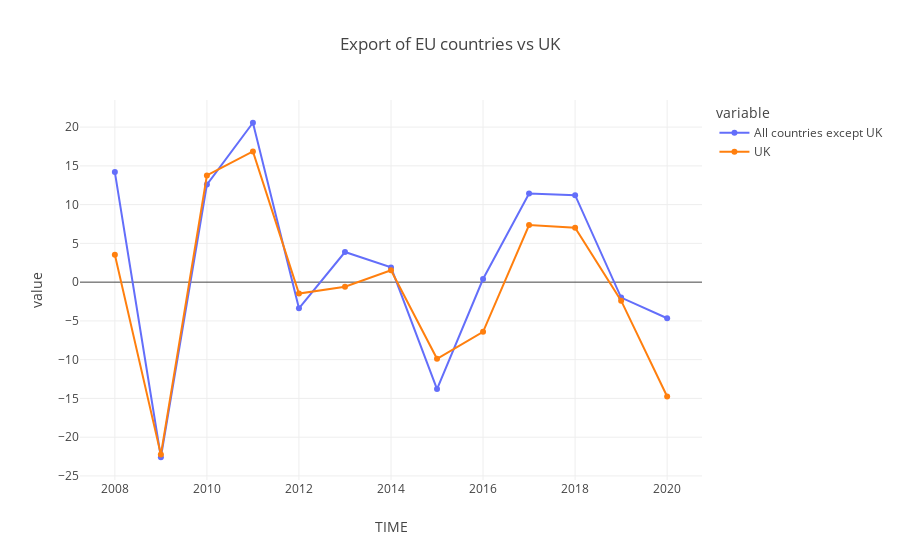

Notebook source saved alongside this figure:
### Code cell
#dataframe: export EU countries vs UK in percentage change, previous period

df_ex_eu_gbr = df_ex_percent_eu[(df_ex_percent_eu.LOCATION == 'GBR')]      # only value of UK
df_ex_eu_other = df_ex_percent_eu[(df_ex_percent_eu.LOCATION != 'GBR')]    # value of all countries except UK

#take the yearly average value of all other countries except UK
df_ex_eu_avg = df_ex_eu_other.groupby('TIME').mean()
df_ex_eu_avg = df_ex_eu_avg.rename(columns={'Value': 'All countries except UK'})

#plotting
fig_ex_base_eu = px.line(df_ex_eu_avg['All countries except UK'], title='Export of EU countries vs UK', markers=True)
fig_ex_base_eu.add_scatter(x=df_ex_eu_gbr['TIME'], y=df_ex_eu_gbr['Value'], mode='lines+markers', name='UK')
fig_ex_base_eu.update_layout(template=None, autosize=False)

fig_ex_base_eu.show()

### Figure 1 — Plotly figure (JSON) as saved in the notebook; plotly's stock layout.template omitted (floating-point values rounded to 4 significant figures)
{"data": [{"hovertemplate": "variable=All countries except UK<br>TIME=%{x}<br>value=%{y}<extra></extra>", "legendgroup": "All countries except UK", "line": {"color": "#636efa", "dash": "solid"}, "marker": {"symbol": "circle"}, "mode": "markers+lines", "name": "All countries except UK", "orientation": "v", "showlegend": true, "type": "scatter", "x": [2008, 2009, 2010, 2011, 2012, 2013, 2014, 2015, 2016, 2017, 2018, 2019, 2020], "xaxis": "x", "y": [14.19, -22.59, 12.58, 20.56, -3.373, 3.887, 1.903, -13.8, 0.404, 11.44, 11.22, -1.993, -4.654], "yaxis": "y"}, {"mode": "lines+markers", "name": "UK", "type": "scatter", "x": [2008, 2009, 2010, 2011, 2012, 2013, 2014, 2015, 2016, 2017, 2018, 2019, 2020], "y": [3.54, -22.25, 13.77, 16.86, -1.477, -0.582, 1.532, -9.888, -6.413, 7.362, 7.022, -2.386, -14.75]}], "layout": {"autosize": false, "legend": {"title": {"text": "variable"}, "tracegroupgap": 0}, "title": {"text": "Export of EU countries vs UK"}, "xaxis": {"anchor": "y", "domain": [0, 1], "title": {"text": "TIME"}}, "yaxis": {"anchor": "x", "domain": [0, 1], "title": {"text": "value"}}}}
